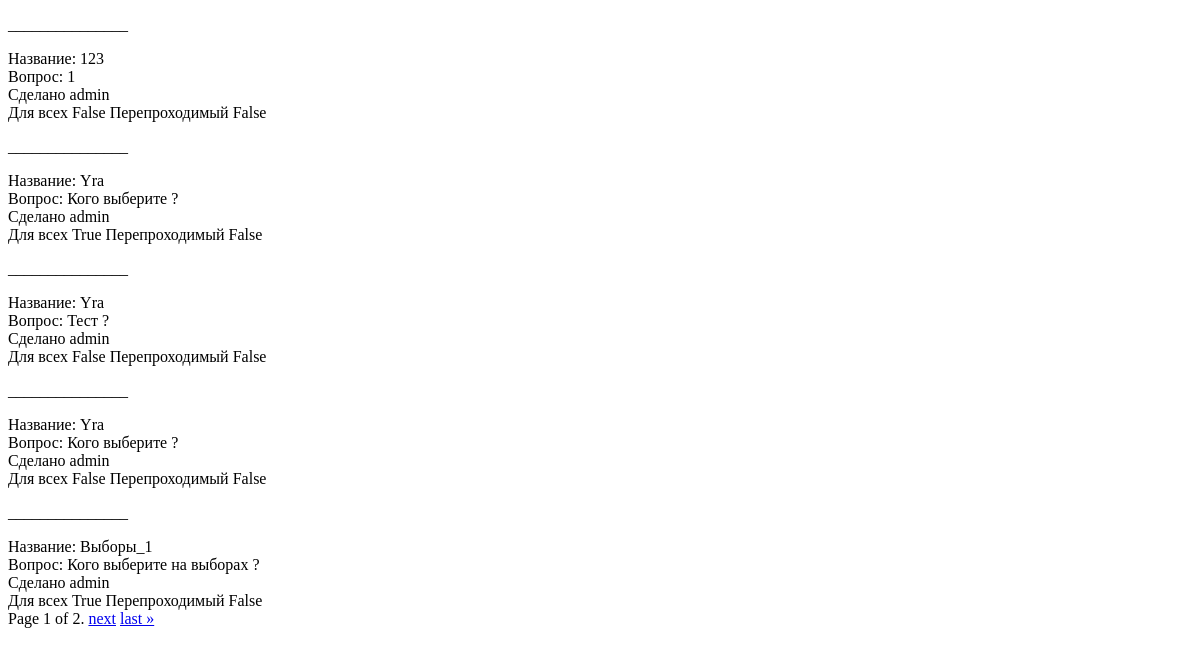
Before: /vote/list/ (signed in) with the older database file.
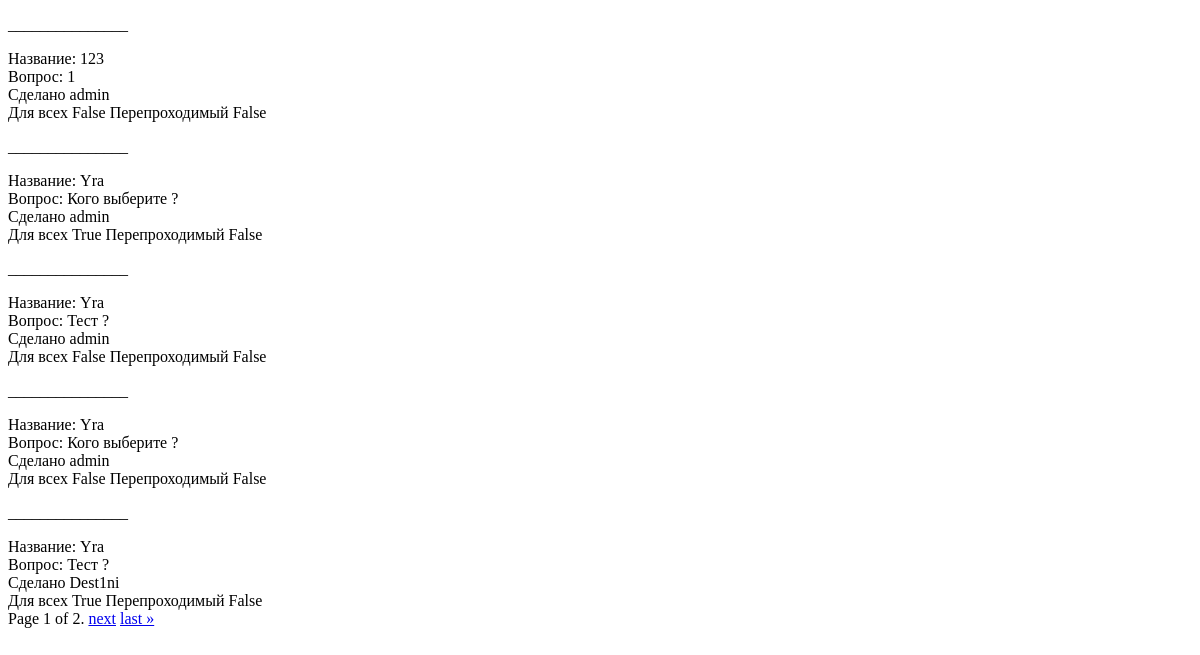
After: the same page with the newer database file.
### vote/models.py (models this page shows, shortened)
class VoteModel(models.Model):
    name = models.CharField(null=False,max_length=255)
    who_create = models.ForeignKey(UserModel,models.CASCADE)
    question = models.CharField(null=False,max_length=255)
    published = models.BooleanField(default=False)
    for_everyone = models.BooleanField(default=True)
    rerunable = models.BooleanField(default=False)

### users/models.py (models this page shows)
class UserModel(AbstractUser):
    pass

### vote/views.py (the view)
# urls.py: path('list/',ListVote.as_view(),name = "vote-list"),
class ListVote(LoginRequiredMixin,ListView):
    model = VoteModel
    template_name = "vote/list_vote.html"
    context_object_name = "votes"
    paginate_by = 5
    def get_queryset(self) -> QuerySet[Any]:
        return VoteModel.objects.order_by('name')

### templates/vote/list_vote.html (shortened to what this page needs)
{% extends "base.html" %}
{% block body %}
{% for vote in votes %}
<p>_______________</p>
Название: {{vote.name}} <br>
Вопрос: {{vote.question}}<br>
Сделано {{vote.who_create.username}}<br>
Для всех {{vote.for_everyone}} Перепроходимый {{vote.rerunable}}
{% endfor %}
<div class="pagination">
    <span class="step-links">
        <span class="current">
            Page {{ page_obj.number }} of {{ page_obj.paginator.num_pages }}.
        </span>
        {% if page_obj.has_next %}
            <a href="?page={{ page_obj.next_page_number }}">next</a>
            <a href="?page={{ page_obj.paginator.num_pages }}">last &raquo;</a>
        {% endif %}
    </span>
</div>
{% endblock body %}

Changed rows visible on the page:
no longer on this page (row unchanged): VoteModel: name "Выборы_1", question "Кого выберите на выборах ?", who_create.username "admin", for_everyone "True", rerunable "False"
added VoteModel: name "Yra", question "Тест ?", who_create.username "Dest1ni", for_everyone "True", rerunable "False"
